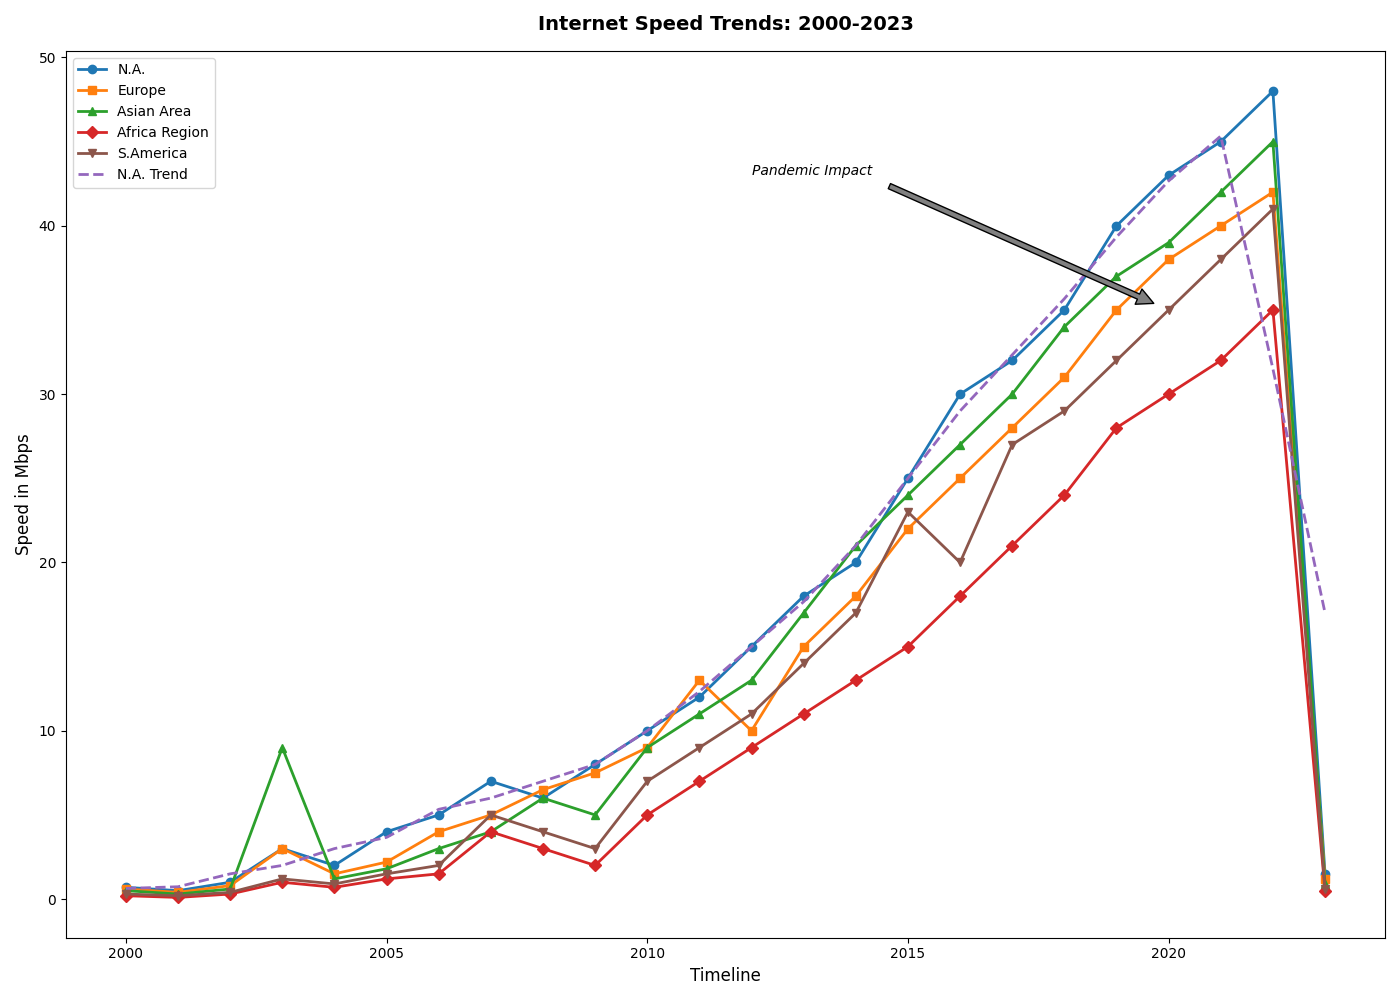

The script that drew this image:
import matplotlib.pyplot as plt
import numpy as np
from scipy.ndimage import uniform_filter1d

years = np.arange(2000, 2024)
north_america_speeds = [0.7, 0.5, 1, 3, 2, 4, 5, 7, 6, 8, 10, 12, 15, 18, 20, 25, 30, 32, 35, 40, 43, 45, 48, 1.5]
europe_speeds = [0.6, 0.4, 0.8, 3, 1.5, 2.2, 4, 5, 6.5, 7.5, 9, 13, 10, 15, 18, 22, 25, 28, 31, 35, 38, 40, 42, 1.2]
asia_speeds = [0.5, 0.3, 0.6, 9, 1.2, 1.8, 3, 4, 6, 5, 9, 11, 13, 17, 21, 24, 27, 30, 34, 37, 39, 42, 45, 0.9]
africa_speeds = [0.2, 0.1, 0.3, 1, 0.7, 1.2, 1.5, 4, 3, 2, 5, 7, 9, 11, 13, 15, 18, 21, 24, 28, 30, 32, 35, 0.5]
south_america_speeds = [0.3, 0.2, 0.4, 1.2, 0.9, 1.5, 2, 5, 4, 3, 7, 9, 11, 14, 17, 23, 20, 27, 29, 32, 35, 38, 41, 0.6]

fig, ax = plt.subplots(figsize=(14, 10))

colors = ['#ff7f0e', '#9467bd', '#d62728', '#8c564b', '#1f77b4', '#2ca02c']

# Randomly altering the labels
ax.plot(years, north_america_speeds, marker='o', color=colors[4], linewidth=2, label='N.A.')
ax.plot(years, europe_speeds, marker='s', color=colors[0], linewidth=2, label='Europe')
ax.plot(years, asia_speeds, marker='^', color=colors[5], linewidth=2, label='Asian Area')
ax.plot(years, africa_speeds, marker='D', color=colors[2], linewidth=2, label='Africa Region')
ax.plot(years, south_america_speeds, marker='v', color=colors[3], linewidth=2, label='S.America')

na_moving_avg = uniform_filter1d(north_america_speeds, size=3)
ax.plot(years, na_moving_avg, linestyle='--', color=colors[1], linewidth=2, label='N.A. Trend')

ax.annotate('Pandemic Impact', xy=(2020, 35), xytext=(2012, 43),
            arrowprops=dict(facecolor='gray', shrink=0.05), fontsize=10, fontstyle='italic')

# Randomly altering the title and axis labels
ax.set_title('Internet Speed Trends: 2000-2023', fontsize=14, fontweight='bold', pad=15)
ax.set_xlabel('Timeline', fontsize=12)
ax.set_ylabel('Speed in Mbps', fontsize=12)

ax.legend()
plt.tight_layout()
plt.show()
